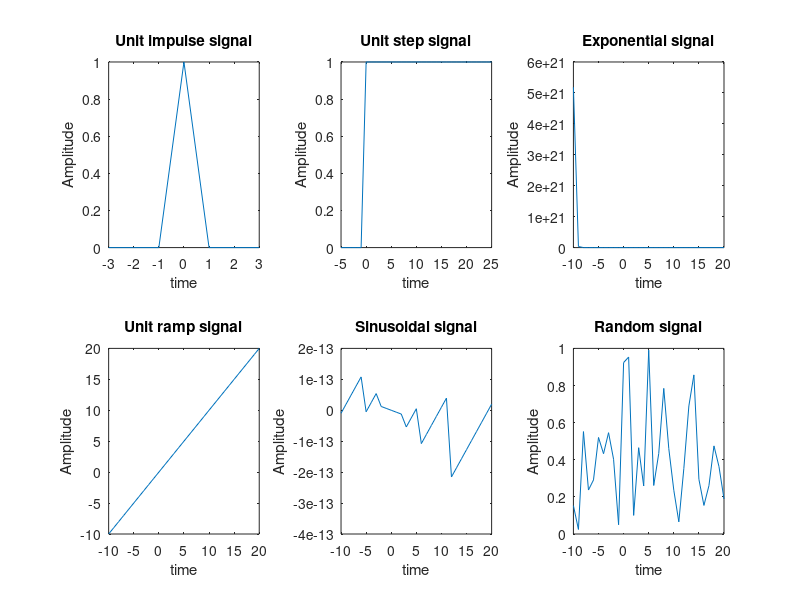

Here is the MATLAB script that generated this plot:
function dsp11()
    %WAVE FORM GENERATION
    %CT SIGNAL
    %UNIT IMPULSE
    clc;
    clear all;
    close all;
    t1=-3:1:3;
    x1=[0,0,0,1,0,0,0];
    subplot(2,3,1);
    plot(t1,x1);
    xlabel('time');
    ylabel('Amplitude');
    title('Unit impulse signal');
    %UNIT STEP SIGNAL
    t2=-5:1:25;
    x2=[zeros(1,5),ones(1,26)];
    subplot(2,3,2);
    plot(t2,x2);
    xlabel('time');
    ylabel('Amplitude');
    title('Unit step signal');
    %EXPONENTIAL SIGNAL
    a=input('Enter the value of a:');
    t3=-10:1:20;
    x3=exp(-1*a*t3);
    subplot(2,3,3);
    plot(t3,x3);
    xlabel('time');
    ylabel('Amplitude');
    title('Exponential signal');
    %UNIT RAMP SIGNAL
    t4=-10:1:20;
    x4=t4;
    subplot(2,3,4);
    plot(t4,x4);
    xlabel('time');
    ylabel('Amplitude');
    title('Unit ramp signal');
    %SINUSOIDAL SIGNAL
    A=input('Enter the amplitude:');
    f=input('Enter the frequency:');
    t5=-10:1:20;
    x5=A*sin(2*pi*f*t5);
    subplot(2,3,5);
    plot(t5,x5)
    xlabel('time');
    ylabel('Amplitude');
    title('Sinusoidal signal');
    %RANDOM SIGNAL
    t6=-10:1:20;
    x6=rand(1,31);
    subplot(2,3,6);
    plot(t6,x6);
    xlabel('time');
    ylabel('Amplitude');
    title('Random signal');
end